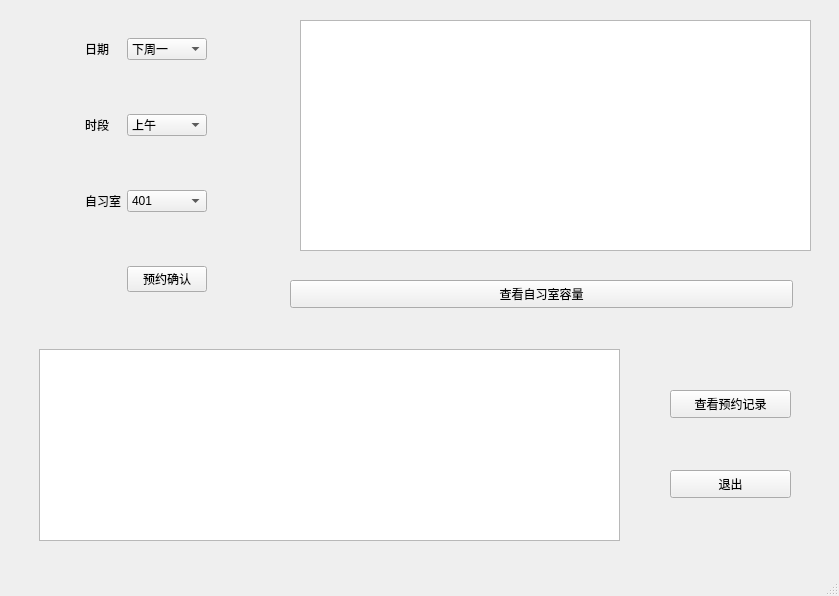
<?xml version="1.0" encoding="UTF-8"?>
<ui version="4.0">
 <class>StudentMange</class>
 <widget class="QMainWindow" name="StudentMange">
  <property name="geometry">
   <rect>
    <x>0</x>
    <y>0</y>
    <width>839</width>
    <height>596</height>
   </rect>
  </property>
  <property name="windowTitle">
   <string>MainWindow</string>
  </property>
  <widget class="QWidget" name="centralwidget">
   <widget class="QWidget" name="widget" native="true">
    <property name="geometry">
     <rect>
      <x>10</x>
      <y>-10</y>
      <width>271</width>
      <height>351</height>
     </rect>
    </property>
    <layout class="QGridLayout" name="gridLayout">
     <item row="1" column="2">
      <widget class="QComboBox" name="comboBox_2">
       <item>
        <property name="text">
         <string>上午</string>
        </property>
       </item>
       <item>
        <property name="text">
         <string>下午</string>
        </property>
       </item>
      </widget>
     </item>
     <item row="2" column="2">
      <widget class="QComboBox" name="comboBox_3">
       <item>
        <property name="text">
         <string>401</string>
        </property>
       </item>
       <item>
        <property name="text">
         <string>402</string>
        </property>
       </item>
       <item>
        <property name="text">
         <string>403</string>
        </property>
       </item>
      </widget>
     </item>
     <item row="0" column="1">
      <widget class="QLabel" name="label">
       <property name="text">
        <string>日期</string>
       </property>
      </widget>
     </item>
     <item row="1" column="3">
      <spacer name="horizontalSpacer_2">
       <property name="orientation">
        <enum>Qt::Horizontal</enum>
       </property>
       <property name="sizeHint" stdset="0">
        <size>
         <width>45</width>
         <height>20</height>
        </size>
       </property>
      </spacer>
     </item>
     <item row="1" column="0">
      <spacer name="horizontalSpacer">
       <property name="orientation">
        <enum>Qt::Horizontal</enum>
       </property>
       <property name="sizeHint" stdset="0">
        <size>
         <width>46</width>
         <height>20</height>
        </size>
       </property>
      </spacer>
     </item>
     <item row="0" column="2">
      <widget class="QComboBox" name="comboBox">
       <item>
        <property name="text">
         <string>下周一</string>
        </property>
       </item>
       <item>
        <property name="text">
         <string>下周二</string>
        </property>
       </item>
       <item>
        <property name="text">
         <string>下周三</string>
        </property>
       </item>
       <item>
        <property name="text">
         <string>下周四</string>
        </property>
       </item>
       <item>
        <property name="text">
         <string>下周五</string>
        </property>
       </item>
       <item>
        <property name="text">
         <string>下周六</string>
        </property>
       </item>
       <item>
        <property name="text">
         <string>下周日</string>
        </property>
       </item>
      </widget>
     </item>
     <item row="4" column="2">
      <widget class="QPushButton" name="pushButton">
       <property name="text">
        <string>预约确认</string>
       </property>
      </widget>
     </item>
     <item row="1" column="1">
      <widget class="QLabel" name="label_2">
       <property name="text">
        <string>时段</string>
       </property>
      </widget>
     </item>
     <item row="2" column="1">
      <widget class="QLabel" name="label_3">
       <property name="text">
        <string>自习室</string>
       </property>
      </widget>
     </item>
    </layout>
   </widget>
   <widget class="QWidget" name="widget_2" native="true">
    <property name="geometry">
     <rect>
      <x>290</x>
      <y>10</y>
      <width>531</width>
      <height>331</height>
     </rect>
    </property>
    <widget class="QPushButton" name="pushButton_2">
     <property name="geometry">
      <rect>
       <x>0</x>
       <y>270</y>
       <width>503</width>
       <height>28</height>
      </rect>
     </property>
     <property name="text">
      <string>查看自习室容量</string>
     </property>
    </widget>
    <widget class="QTableView" name="tableView">
     <property name="geometry">
      <rect>
       <x>10</x>
       <y>10</y>
       <width>511</width>
       <height>231</height>
      </rect>
     </property>
    </widget>
   </widget>
   <widget class="QWidget" name="widget_3" native="true">
    <property name="geometry">
     <rect>
      <x>30</x>
      <y>340</y>
      <width>601</width>
      <height>210</height>
     </rect>
    </property>
    <widget class="QTableView" name="tableView_2">
     <property name="geometry">
      <rect>
       <x>9</x>
       <y>9</y>
       <width>581</width>
       <height>192</height>
      </rect>
     </property>
    </widget>
   </widget>
   <widget class="QPushButton" name="pushButton_4">
    <property name="geometry">
     <rect>
      <x>670</x>
      <y>390</y>
      <width>121</width>
      <height>28</height>
     </rect>
    </property>
    <property name="text">
     <string>查看预约记录</string>
    </property>
   </widget>
   <widget class="QPushButton" name="pushButton_3">
    <property name="geometry">
     <rect>
      <x>670</x>
      <y>470</y>
      <width>121</width>
      <height>28</height>
     </rect>
    </property>
    <property name="text">
     <string>退出</string>
    </property>
   </widget>
  </widget>
  <widget class="QMenuBar" name="menubar">
   <property name="geometry">
    <rect>
     <x>0</x>
     <y>0</y>
     <width>839</width>
     <height>26</height>
    </rect>
   </property>
  </widget>
  <widget class="QStatusBar" name="statusbar"/>
 </widget>
 <resources/>
 <connections/>
</ui>
